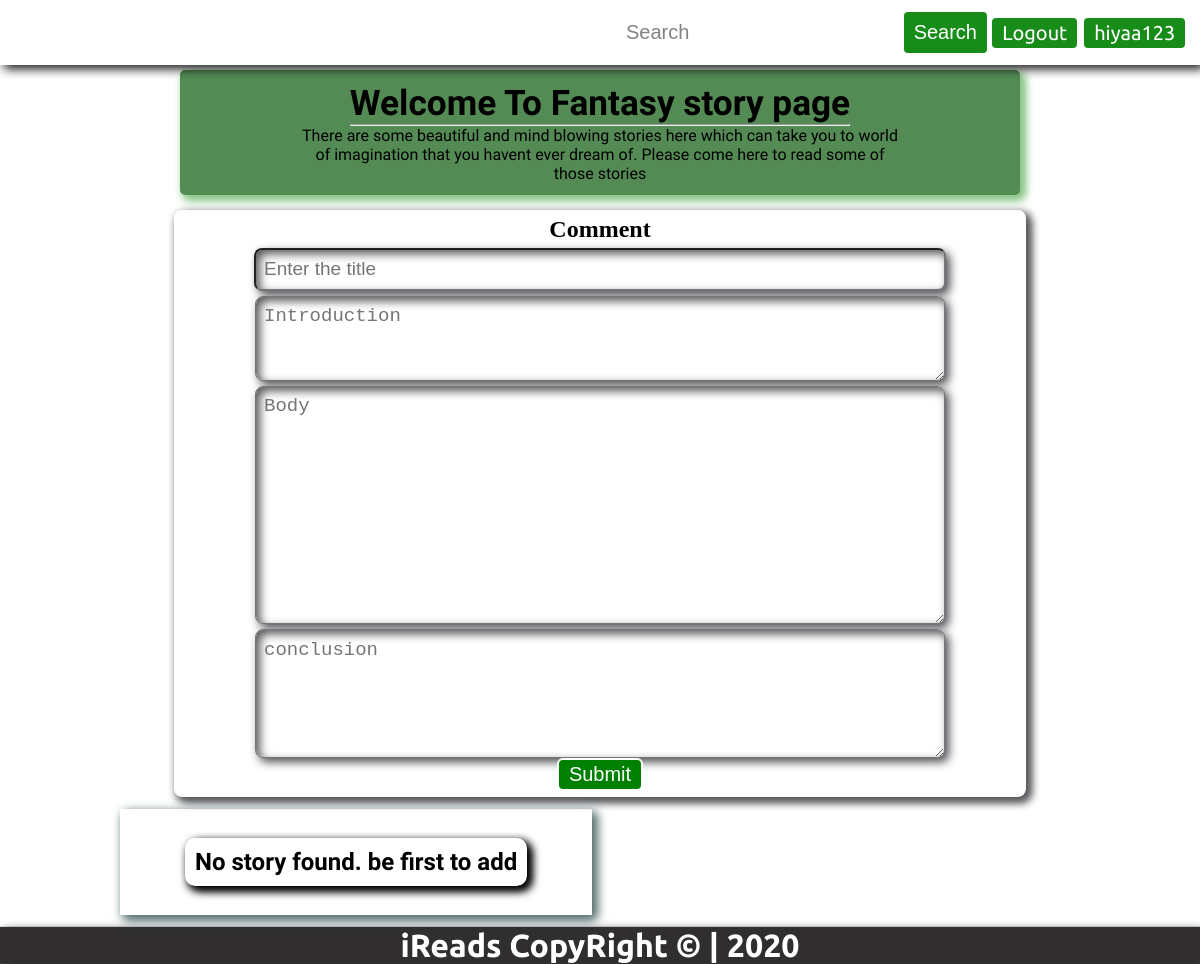
Screenshot of /threadlist?cat=story&&type=3 with the database file from the repository.
### iReads/models.py (models this page shows)
class StoriesCat(models.Model):
    id=models.AutoField(primary_key=True)
    catName=models.CharField(max_length=25)
    catDesc=models.TextField()
    def __str__(self):
        return self.catName

### iReads/views.py (the view, shortened to what this page needs)
# urls.py: path('threadlist', views.threadlist,name='threadlist' ),
def threadlist(request):
    cat = request.GET.get('cat')
    type = int(request.GET.get('type'))
    if(cat == "story"):
        stories = StoriesThreads.objects.filter(type=type)
        if(len(stories) != 0):
            content = {"content": stories,
                        "typeof": "story",
                       "url": '/thread?cat={{typeof}}&&id={{con.id}}',
                       "buttons":BUTTONS
                       }
        else:
            desc = StoriesCat.objects.filter(id=type).first()
            content = {"content": [{"name": "No story found. be first to add", "type": {
                "catName": desc, "catDesc": desc.catDesc}}], "typeof": "story", "url": "/",
                "buttons":BUTTONS}
        return render(request, 'threadlist.html', content)
    else:
        return redirect(index)

### templates/threadlist.html (shortened to what this page needs)
{% extends 'basic.html' %}
{% block userButtonNav %}
{{buttons|safe}}
{% endblock userButtonNav %}
{% load static %}
{% block body %}
    <div class=" container jumbotron text-center">
        <div class="head">
            <h1 class="large-text">Welcome To {{content.0.type.catName}} {{typeof}} page</h1>
            <hr>
        </div>
        <div class="body">
            {{content.0.type.catDesc}}
        </div>
    </div>
    <form action="submitPost?type={{typeof}}&&cat={{content.0.type.catName}}" class="form-group" method="POST">
        <h2>Comment </h2>
        <input type="text" name="title" placeholder="Enter the title" required>
        <textarea name="intro" id="intro" cols="30" rows="3" placeholder="Introduction" required></textarea>
        <textarea name="body" id="body" cols="30" rows="10" placeholder="Body" required></textarea>
        <textarea name="conclusion" id="conclusion" cols="30" rows="5" placeholder="conclusion" required></textarea>
        <button class="btn">Submit</button>
    </form>
    <section id="threadlist">
        <ul class="posts">
        {% for con in content %}
            <li class="post">
                <h2><a href="/thread?cat={{typeof}}&&id={{con.id}}">{{con.name}}</a></h2>
            </li>
            {% endfor %}
        </ul>
    </section>
{% endblock body %}

### static/css/navbar.css (style rules this page uses)
* { margin: 0; padding: 0; }
.right-side a { display: block; padding: 3px 10px; text-decoration: none; margin-left:3px ; }
.btn { font-size: 20px; padding: 3px 10px; border-radius: 6px; outline: none; color: white; background-color: green; border: 2px solid; cursor: pointer; }
.large-text { font-size: 2.2rem; }

### static/css/main.css (style rules this page uses)
.container { display: flex; width: 80%; padding: 1% 10%; justify-content: center; align-items: center; flex-wrap: wrap; }
.text-center { text-align: center; }
.jumbotron { background-color: rgb(84, 139, 84); width: 50%; height: fit-content; border-radius: 5px; margin: auto; margin-top: 5px; box-shadow: 4px 4px 10px rgb(137, 197, 137), 4px 4px 10px rgb(137, 197, 137); font-family: 'Pangolin', cursive; }
#threadlist { margin: 1% 10%; padding: 2% 5%; width: fit-content; height: fit-content; justify-content: center; align-items: center; display: flex; box-shadow: 4px 4px 10px rgb(91, 109, 107), 4px 4px 10px rgb(121, 151, 155); }
.posts { list-style: none; display: flex; align-items: center; justify-content: center; flex-direction: column; font-family: 'Anonymous Pro', monospace; }
.posts .post { margin: 5px; border-radius: 10px; padding: 10px; box-shadow: 4px 4px 10px black, 4px 4px 10px black; }
.posts a { color: black; text-decoration: none; }
.form-group { display: flex; justify-content: center; align-items: center; margin: auto; width: 70%; border-radius: 8px; padding: 0.5%; flex-direction: column; margin-top: 15px; box-shadow: 4px 4px 10px rgb(87, 88, 90), 4px 4px 10px rgb(75, 78, 82); }
.form-group input, .form-group textarea { outline: none; width: 80%; padding: 1%; border-radius: 8px; margin-top: 5px; box-shadow: inset 4px 4px 10px rgb(87, 88, 90), 4px 4px 10px rgb(75, 78, 82); display: flex; font-size: 19px; }

### static/css/phone.css (style rules this page uses)
.right-side .btn { font-size: 15px; }
.container { flex-direction: column; margin: auto; }
.jumbotron { padding: 0 0; width: 80vw; margin: auto; }
.jumbotron .head, .jumbotron .body { width: 50vw; }
#threadlist { width: fit-content; }
#threadlist .posts { width: 100%; }
#threadlist .posts .post { width: 100%; }
.form-group { width: 80%; }
.form-group input, .form-group textarea { width: 80%; box-shadow: inset 2px 2px 5px rgb(87, 88, 90), 2px 2px 5px rgb(75, 78, 82); }

### rows the page displays
StoriesCat: catName "Fantasy", catDesc "There are some beautiful and mind blowing stories here which can take you to world of imagination that you havent ever dream of. Please come here to read some of those stories"

### other values shown
{{ buttons|safe }} "Logout hiyaa123"
{{ typeof }} "story"
{{ con.name }} "No story found. be first to add"
